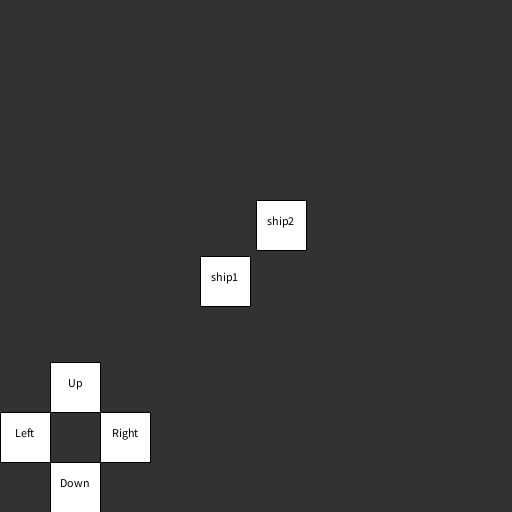
Frame 1 (no input)
Frame 60 (the mouse pressed at the canvas centre just before this capture): identical to frame 1, image omitted
Frame 120 (the mouse held since frame 60 and released just before this capture): identical to frame 1, image omitted

The Processing sketch that drew this single still picture (run headless with seeded random() and noise(); from frame 60 on, the mouse is pressed at the canvas centre):

// Processing sketch: SpaceShip
// ── SpaceShip.pde
Controlpad controlpad = new Controlpad();
Ship ship1 = new Ship(200,256, "ship1");
Ship ship2 = new Ship(256,200, "ship2");
String currentShip = "ship1";

void setup() {
    fill(150);
    size(512, 512);
}

void draw() {
    background(50);
    controlpad.display();
    ship1.draw();
    ship2.draw();
}

void mousePressed(){
  controlpad.mouseDown();
  ship1.mouseDown();
  ship2.mouseDown();
}

void mouseReleased(){
  controlpad.mouseUp();
  ship1.mouseUp();
  ship2.mouseUp();
}


void method(String action){
  if(action == "Up"){
    if(currentShip == "ship1"){
      ship1.y -= 10;
    }else{
      ship2.y -= 10;
    }
  }else if(action == "Down"){
    if(currentShip == "ship1"){
      ship1.y += 10;
    }else{
      ship2.y += 10;
    }
  }else if(action == "Left"){
    if(currentShip == "ship1"){
      ship1.x -= 10;
    }else{
      ship2.x -= 10;
    }
  }else if(action == "Right"){
    if(currentShip == "ship1"){
      ship1.x += 10;
    }else{
      ship2.x += 10;
    }
  }else if(action == "ship1"){
    currentShip = "ship1";
  }else if(action == "ship2"){
    currentShip = "ship2";
  }
}

class Controlpad { 
  ControlKey[] buttons = {new ControlKey(50, 512-150, "Up"), new ControlKey(50, 512-50, "Down"), new ControlKey(0, 512-100, "Left"), new ControlKey(100, 512-100, "Right")}; 

  void display() {
    for(int i = 0; i < buttons.length; i++){
      buttons[i].draw();
    }
  }

  void mouseDown() {
    for(int i = 0; i < buttons.length; i++){
      buttons[i].mouseDown();
    }
  }

  void mouseUp() {
    for(int i = 0; i < buttons.length; i++){
      buttons[i].mouseUp();
    }
  }
}

class Ship extends Button {
  Ship(int x,int y,String a){
    super(x, y, a);
  }

  void draw (){
    display();
    textAlign(CENTER);
    fill(0);
    text(action, x+25, y+25);
  }
}

class ControlKey extends Button{
  ControlKey(int x,int y,String a){
    super(x, y, a);
  }
  void draw (){
    display();
    textAlign(CENTER);
    fill(0);
    text(action, x+25, y+25);
  }
}

class Button{
  String action;
  boolean clicked;
  int x, y, w=50, h=50;
  
  Button(int x,int y,String a){
    action = a;
    this.x = x;
    this.y = y;
  }
  
  void mouseDown(){
    if(mouseX > x && mouseX < x + w && mouseY > y && mouseY < y + h && mousePressed){
      clicked = true;
      method(action);
    }
  }
  
  void mouseUp(){
    clicked = false;    
  }
  
  void display(){
    if(!clicked) fill(255); else fill(100);
    rect(x,y,w,h);  
  }
}
